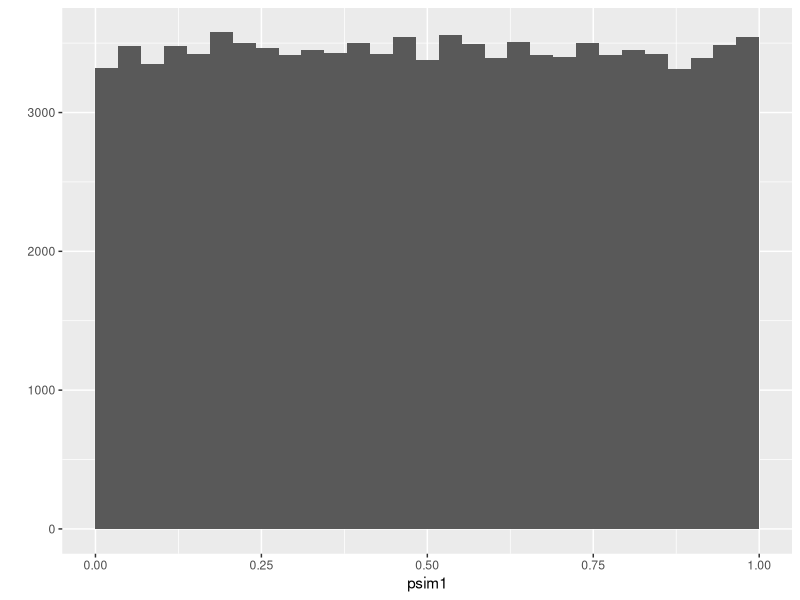
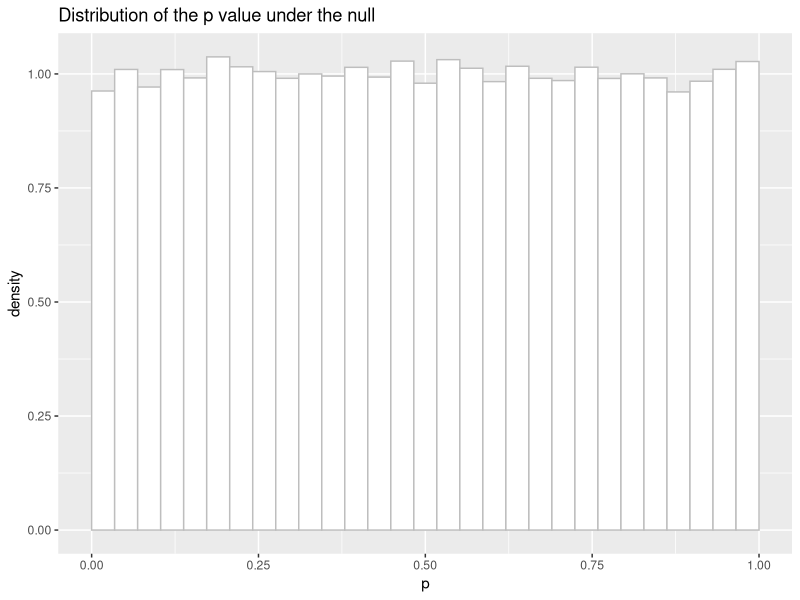

The R script that drew these images, in order:
## ---- chunk 1
knitr::opts_chunk$set(echo=TRUE, comment=NULL)
## ---- chunk 2
library("tidyverse")
## ---- chunk 3
R = 100000 # Number of replicated
n = 10     # Group size

psim1 = replicate(R, {
    x = rnorm(n, mean=0, sd=1)
    y = rnorm(n, mean=0, sd=1)
    
    t = t.test(x, y)
    t$p.value
})
## ---- chunk 4
qplot(psim1, geom="histogram", breaks=seq(0, 1, len=30))
## ---- chunk 5
ggplot(tibble(p=psim1), aes(p, ..density..)) +
    geom_histogram(breaks=seq(0, 1, len=30),
                   fill='white', colour='gray') +
    ggtitle("Distribution of the p value under the null")
